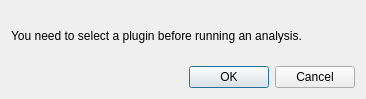
<?xml version="1.0" encoding="UTF-8"?>
<ui version="4.0">
 <class>PluginSelection</class>
 <widget class="QDialog" name="PluginSelection">
  <property name="geometry">
   <rect>
    <x>0</x>
    <y>0</y>
    <width>366</width>
    <height>99</height>
   </rect>
  </property>
  <property name="minimumSize">
   <size>
    <width>366</width>
    <height>99</height>
   </size>
  </property>
  <property name="maximumSize">
   <size>
    <width>366</width>
    <height>99</height>
   </size>
  </property>
  <property name="windowTitle">
   <string>Error Message: Plugin Selected</string>
  </property>
  <layout class="QGridLayout" name="PluginSelectionMainLayout">
   <item row="0" column="0">
    <layout class="QVBoxLayout" name="PluginSelectionLayout">
     <item>
      <widget class="QLabel" name="PluginSelectionLabel">
       <property name="text">
        <string>You need to select a plugin before running an analysis.</string>
       </property>
      </widget>
     </item>
     <item>
      <widget class="QDialogButtonBox" name="PluginSelectionButtonbox">
       <property name="orientation">
        <enum>Qt::Horizontal</enum>
       </property>
       <property name="standardButtons">
        <set>QDialogButtonBox::Cancel|QDialogButtonBox::Ok</set>
       </property>
      </widget>
     </item>
    </layout>
   </item>
  </layout>
 </widget>
 <resources/>
 <connections>
  <connection>
   <sender>PluginSelectionButtonbox</sender>
   <signal>accepted()</signal>
   <receiver>PluginSelection</receiver>
   <slot>accept()</slot>
   <hints>
    <hint type="sourcelabel">
     <x>248</x>
     <y>254</y>
    </hint>
    <hint type="destinationlabel">
     <x>157</x>
     <y>274</y>
    </hint>
   </hints>
  </connection>
  <connection>
   <sender>PluginSelectionButtonbox</sender>
   <signal>rejected()</signal>
   <receiver>PluginSelection</receiver>
   <slot>reject()</slot>
   <hints>
    <hint type="sourcelabel">
     <x>316</x>
     <y>260</y>
    </hint>
    <hint type="destinationlabel">
     <x>286</x>
     <y>274</y>
    </hint>
   </hints>
  </connection>
 </connections>
</ui>
